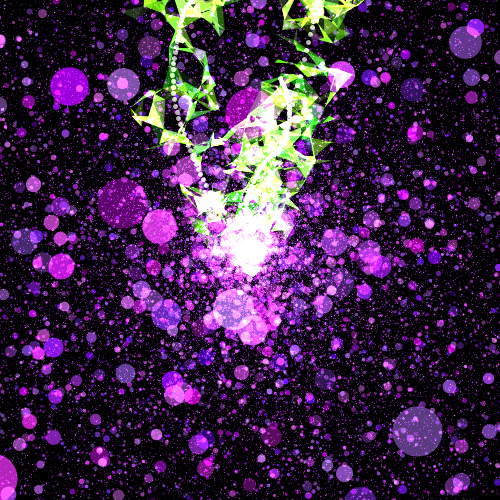
Frame 1 (no input)
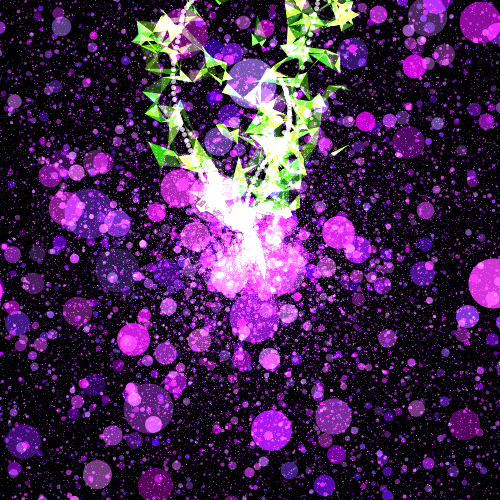
Frame 2 (the mouse pressed at the canvas centre, redrawn once)

The Processing sketch that drew these frames (run headless with seeded random() and noise(); the mouse was pressed at the canvas centre and the sketch redrawn once):

// Processing sketch: sketch54
// ── sketch54.pde
Shape1 s1, s1b;
Shape2 s2;

void setup() {
  size(500, 500);
  
  blendMode(ADD);
  colorMode(HSB, 360, 100, 100, 100);
  
  noLoop();
  
  // N(方向個数), L(1本の長さ), P(蒔く点数), D(進む距離), MAX_D(結ぶ長さ), hue(色), var(分散:蒔く距離)
  s1 = new Shape1(3, 50, 3, 30, 20, 100, 30, 0);
  s1b = new Shape1(3, 100, 3, 20, 20, 340, 30, 300);
  // N, hue, var, da, dr
  s2 = new Shape2(10, 280, 30, PI/100, 0.03);
}

void draw() {
  translate(width/2, height/2);
  
  background(0);
  
  s2.draw();
  s1.draw();
  //s1b.draw();
}


void keyPressed() {
  if (key==' ') {
    String filename = "" + year() + month() + day() + hour() + minute() + second();
    save("img/" + filename + ".png");
    //save("hoge.png");
    println("saved");
  } else if (key=='r') redraw();
}
// ── Shape1.pde
class Shape1 {
  int N, L, P;
  float DIV1=10.0, DIV2=1.0;
  float D, MAX_D;
  
  int hue;
  float var = 20;
  
  float seed;
  
  
  float cx, cy;
  
  Shape1() {
    N = 5;
    L = 40;
    P = 3;
    D = 40;
    MAX_D = 20;
    
    hue = 250;
    var = 20;
    
    seed = 0;
    
    cx = 0;
    cy = 0;
  }
  Shape1(int n, int l, int p, int d, int maxd, int h, int v, float s) {
    this();
    
    N=n;
    L=l;
    P=p;
    D=d;
    MAX_D = maxd;
    hue = h;
    var = v;
    seed = s;
  }
  
  void draw() {
    
    ArrayList<Point> points;
    for (int i=0; i<N; i++) {
      float dx=0, dy=0;
      
      points = new ArrayList<Point>();
      for (int l=0; l<L; l++) {
        dx += D*(noise(seed+0, i/(float)(N/DIV1), l/(float)(L/DIV2)) - 0.5);
        dy += D*(noise(seed+500, i/(float)(N/DIV1), l/(float)(L/DIV2)) - 0.5);
        
        for (int p=0; p<P; p++) {
          points.add(new Point(cx + dx + randomGaussian()*var, cy + dy + randomGaussian()*var));
        }
        
        strokeWeight(5);
        stroke(255);
        point(cx+dx, cy+dy);
        
      }
      disp(points);
    }
  }
  
  void disp(ArrayList<Point> points) {    
    for (Point fromP: points) {
      beginShape();
      
      noStroke();
      fill(random(hue-20,hue+20), random(50,100), random(50,100), random(20,100)); 
      for (Point toP: points) {
        if (fromP.dist2Point(toP) < MAX_D) vertex(toP.x, toP.y);
      }
      endShape();
    }
  }
}





class Point {
  float x, y;
  Point(float x, float y) {
    this.x = x;
    this.y = y;
  }
  float dist2Point(Point p) {
    return dist(this.x, this.y, p.x, p.y);
  }
}
// ── Shape2.pde
class Shape2 {
  float DMIN=0.4;
  
  int N, hue;
  float var;
  
  float da, dr;
  
  float a, r, x, y, dx, dy, d;
  
  Shape2() {
    N = 10;
    hue = 340;
    var = 30;
    da = PI/100;
    dr = 0.1;
  }
  Shape2(int n, int h, float v, float _da, float _dr) {
    N = n;
    hue = h;
    var = v;
    da = _da;
    dr = _dr;
  }
  
  void draw() {
    for (a=0,r=0; r<dist(0,0,width/2,height/2); a+=da,r+=dr) {
      x = r * cos(a);
      y = r * sin(a);
      
      for (int i=0; i<N; i++) {
        dx = randomGaussian() * var;
        dy = randomGaussian() * var;
        
        d = dist(0, 0, dx, dy);
        if (d < DMIN) d = DMIN;
        strokeWeight(20/d);
        stroke(random(hue-20, hue+20), random(50,100), random(50,100), random(50,100));
        point(x+dx, y+dy);
      }
    }
  }
}
